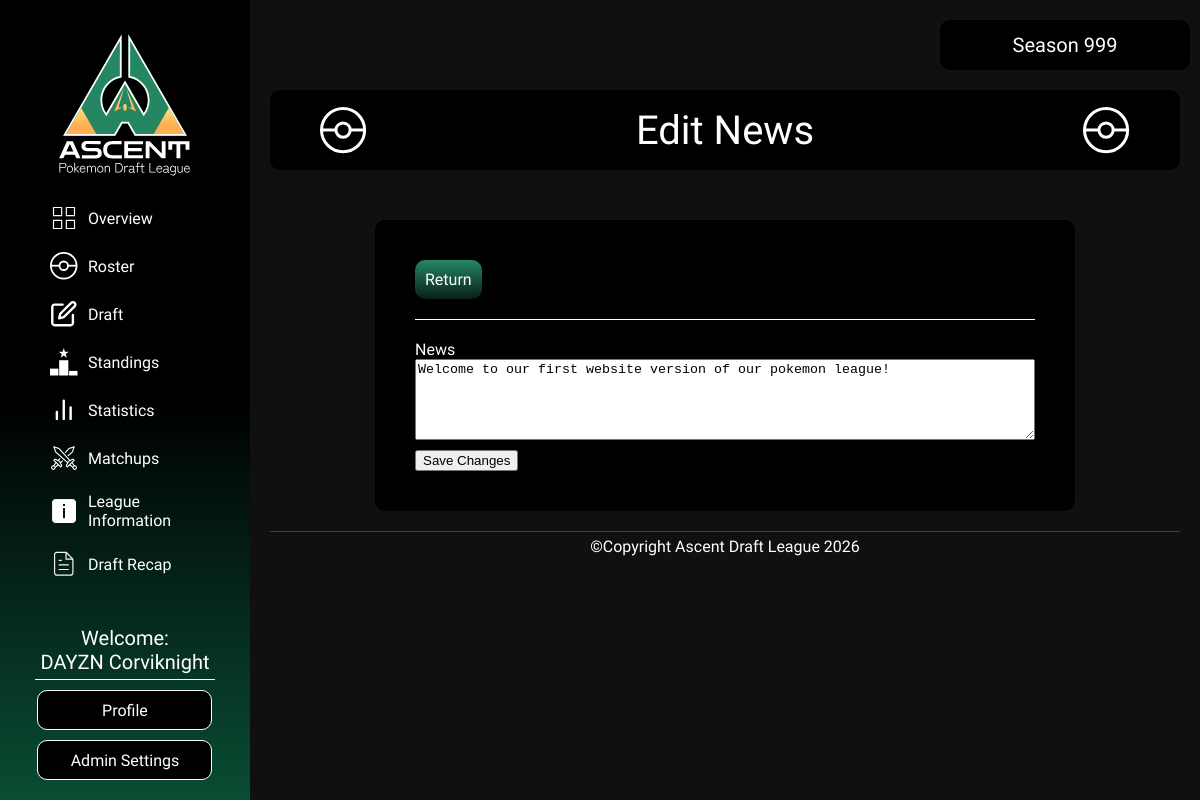
The page /edit_news.php (signed in) on the database as committed earlier.
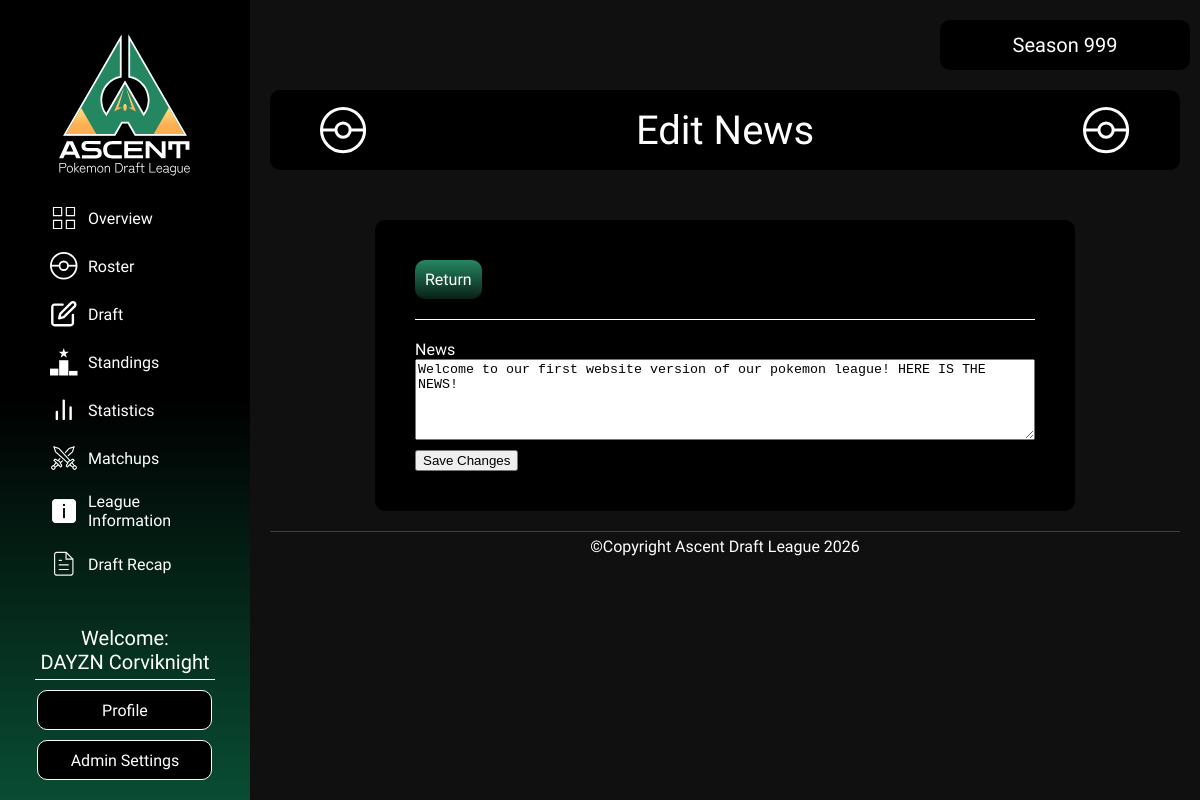
The same page on the database as committed later.
### tables this page shows
CREATE TABLE `league_information` (
  `season_id` int(11) NOT NULL,
  `about` text,
  `rules` text,
  `news` text
);

### edit_news.php (the view, shortened to what this page needs)
<?php
    require_once __DIR__ . '/includes/connection.php';
    $seasonId = $_SESSION['season_id'] ?? null;
    $infoSql = "SELECT * FROM league_information WHERE season_id = ?";
    $stmt = $conn->prepare($infoSql);
    $stmt->bind_param("i", $seasonId);
    $stmt->execute();
    $result = $stmt->get_result();
    $infoResult = $result->fetch_assoc();
?>
<!DOCTYPE html>
<html lang="en">
<head>
<link rel="stylesheet" href="assets/styles/styles.css">
</head>
<body>
<div class="pageLayout">
    <?php include 'includes/navbar.php'; ?>
    <div class="pageContent">
         <header class="headerCont">
            <div class="seasonCont">
                <div class="seasonBtn">
                    Season <?php echo htmlspecialchars($seasonId); ?>
                </div>
            </div>
            <div class="pageNameCont">
                <img src="img/icons/PokeBall_Icon.svg" alt="pokeball icon">
                <div class="pageTitle">Edit News</div>
                <img src="img/icons/PokeBall_Icon.svg" alt="pokeball icon">
            </div>
        </header>
        <div>
            <main class="centerMain">
                <section class="shortContentCont">
                    <section class="contentBtnCont">
                        <a id="newMatchBtn" href="admin.php">Return</a>
                    </section>
                    <form id="editLeagueInfoForm" action="/ascent_draft_league/api/news/save_news.php" method="post">
                        <div class="editTeamCol">
                            <label for="news">News</label>
                            <textarea name="news" id="news" rows="5" style="width: 100%;"><?= htmlspecialchars($infoResult['news']) ?></textarea>
                        </div>
                        <div>
                           <button type="submit">Save Changes</button>
                        </div>
                    </form>
                </section>
            </main>
            <?php include 'includes/footer.php'; ?>
        </div>
    </div>
</div>
</body>
</html>

Rows that differ between the two databases and show on the page:
changed league_information: news "Welcome to our first website version of our pokemon league!" → "Welcome to our first website version of our pokemon league! HERE IS THE NEWS!"
